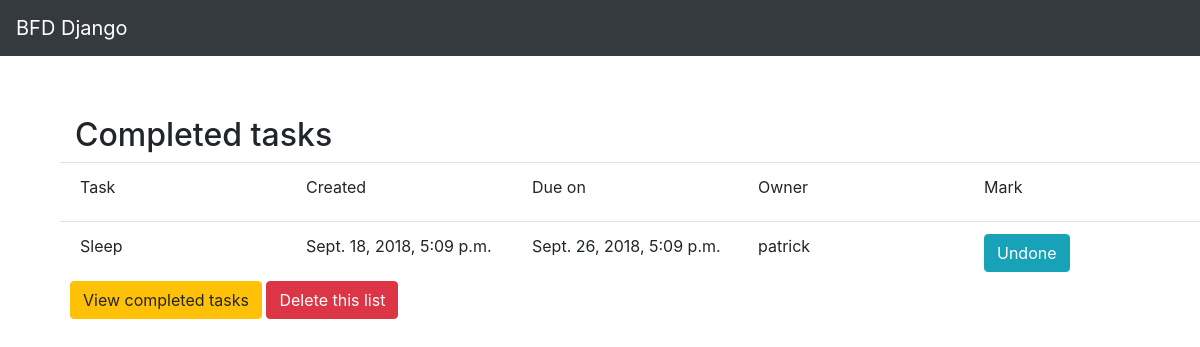
Page /main/todo/1/completed on the earlier database version.
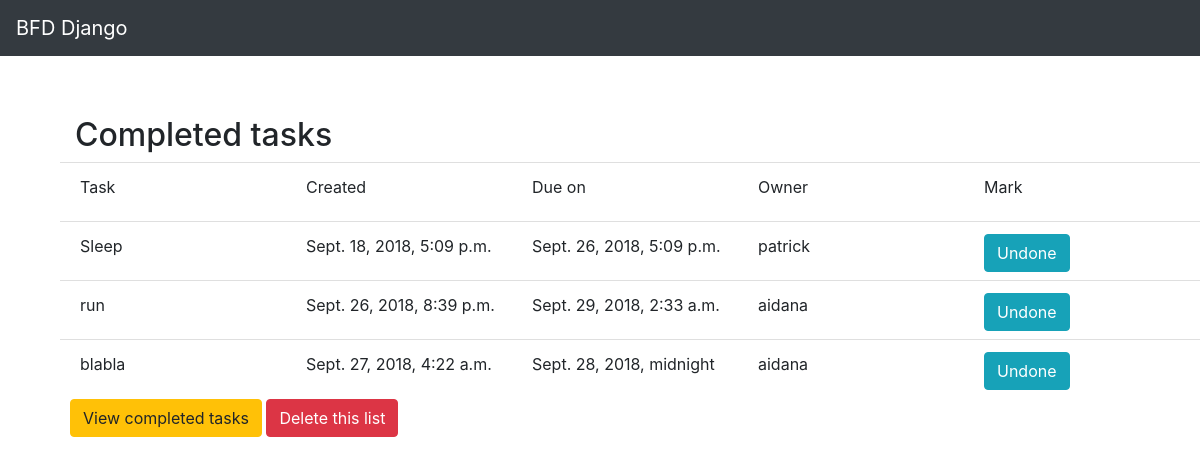
Same page on the later database version.
### main/models.py (models this page shows)
class Task(models.Model):
    name = models.CharField(max_length=100)
    created_date = models.DateTimeField(default=datetime.datetime.now, blank=True)
    due = models.DateTimeField()
    owner = models.CharField(max_length=100)
    status = models.BooleanField(default=False)

### main/views.py (the view)
# urls.py: path('todo/1/completed',views.todo_completed)
def todo_completed(request):
    tasks = Task.objects.all()
    return render(request, 'completed_todo_list.html',{'tasks' : tasks})

### main/templates/completed_todo_list.html
{% extends 'header.html' %}
{% block content %}
    <h2>Completed tasks</h2>
    <ul class="list-group list-group-flush row">
        <li class="list-group-item col-xs-6" style="height: 60px">
            <div class="row">
            <div class="col">Task</div>
            <div class="col">Created</div>
            <div class="col">Due on</div>
            <div class="col">Owner</div>
            <div class="col">Mark</div>
            </div>
        </li>
        {% for task in tasks %}
            {% if task.status is True %}
                <li class="list-group-item col-xs-6" style="height: 60px">
                    <div class="row">
                    <div class="col">{{task.name}}</div>
                    <div class="col">{{task.created_date}}</div>
                    <div class="col">{{task.due}}</div>
                    <div class="col">{{task.owner}}</div>
                    <div class="col"><button type="button" class="btn btn-info">Undone</button></div>
                    </div>
                </li>
            {% endif %}
        {% endfor %}
</ul>
{% endblock %}

Differences in the rows shown:
now on this page (row edited): Task: name "run", created_date "Sept. 26, 2018, 8:39 p.m.", due "Sept. 29, 2018, 2:33 a.m.", owner "aidana"
added Task: name "blabla", created_date "Sept. 27, 2018, 4:22 a.m.", due "Sept. 28, 2018, midnight", owner "aidana"
